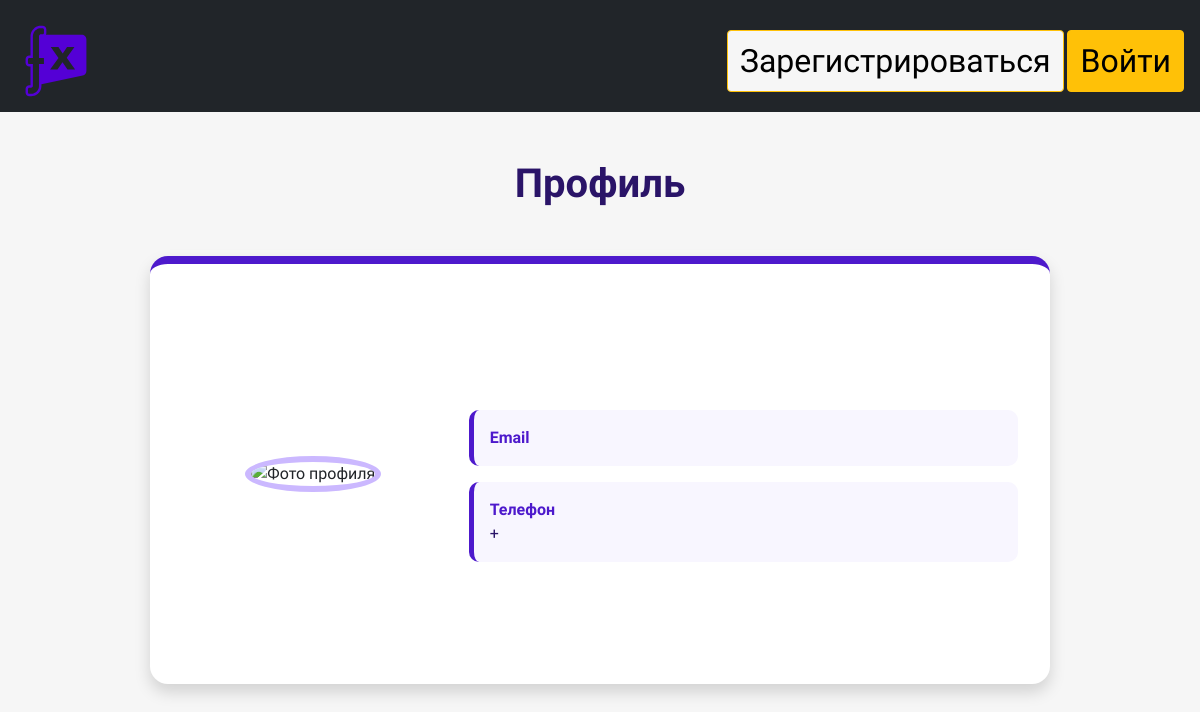
/profile/10, run on an earlier commit of the app's database.
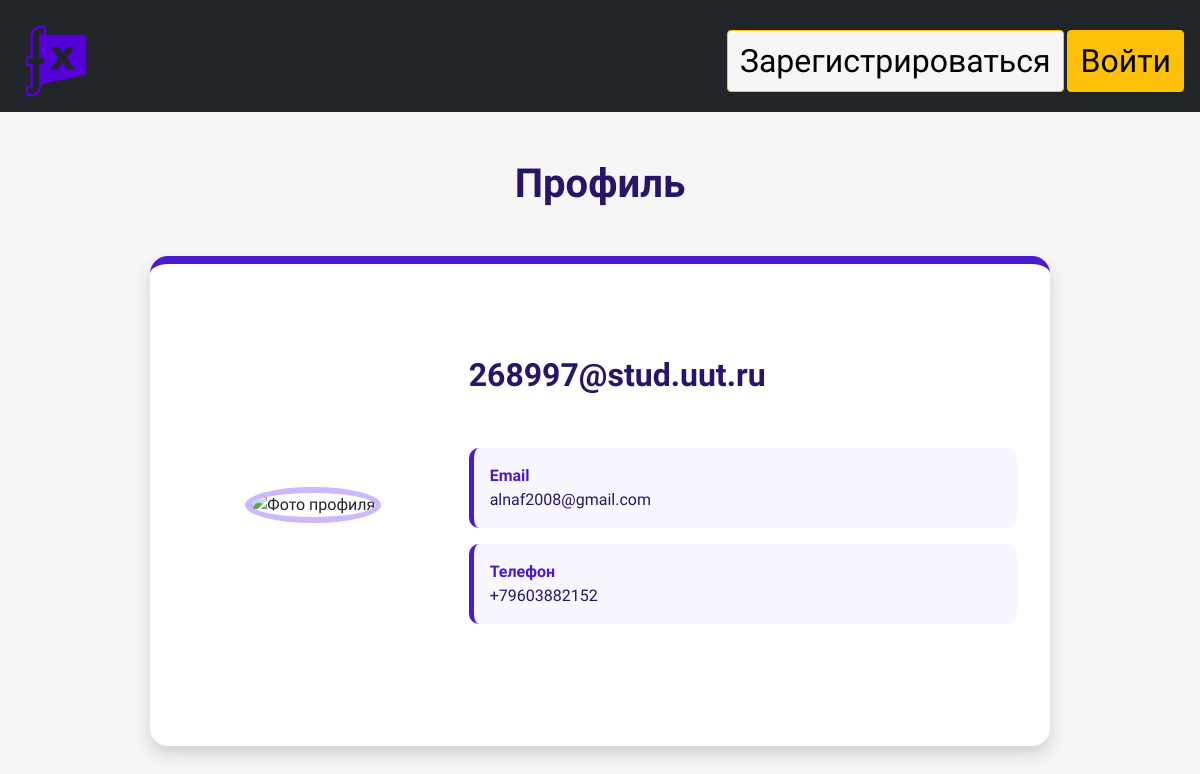
And on a later commit of the database.
### data/user.py (models this page shows, shortened)
class Users(SqlAlchemyBase, UserMixin, SerializerMixin):  # модель для работы с таблицей users
    __tablename__ = 'users'
    id = sqlalchemy.Column(sqlalchemy.Integer,
                           primary_key=True, autoincrement=True)
    login = sqlalchemy.Column(sqlalchemy.String, nullable=True, unique=True)
    email = sqlalchemy.Column(sqlalchemy.String,
                              index=True, unique=True, nullable=True)
    photo = sqlalchemy.Column(sqlalchemy.String, nullable=True)
    phone_number = sqlalchemy.Column(sqlalchemy.String, nullable=True)
    hashed_password = sqlalchemy.Column(sqlalchemy.String, nullable=True)
    created_date = sqlalchemy.Column(sqlalchemy.DateTime,
                                     default=datetime.datetime.now)

### main.py (the view)
@app.route('/profile/<int:id>')  # обработчик профиля пользователя
def profile(id):
    session = db_session.create_session()
    user = session.query(Users).filter(Users.id == id).first()
    photo = session.query(Users).all()
    return render_template('profile.html', title='Профиль', user=user, photos=photo,
                           css1=url_for('static', filename='css/style_profile.css'))

### data/db_session.py (called while the page is built)
def create_session() -> Session:
    global __factory
    return __factory()

### templates/profile.html (shortened to what this page needs)
{% extends "base.html" %}
{% block styles %}
<link rel="stylesheet"
      href="{{ url_for('static', filename='css/style_profile.css') }}">
{% endblock %}
{% block content %}
<div class="container py-5">
    <h1 class="text-center profile-title mb-5">
        Профиль
    </h1>
    <div class="profile-card mx-auto shadow">
        <div class="row align-items-center g-4">
            <div class="col-md-4 text-center">
                <img
                    class="profile-image"
                    src="/{{ user.photo }}"
                    alt="Фото профиля">
            </div>
            <div class="col-md-8">
                <h2 class="username">
                    {{ user.login }}
                </h2>
                <div class="profile-info mt-4">
                    <div class="info-item">
                        <strong>Email</strong><br>
                        {{ user.email }}
                    </div>
                    <div class="info-item">
                        <strong>Телефон</strong><br>
                        +{{ user.phone_number }}
                    </div>
                </div>
            </div>
        </div>
    </div>
</div>
{% endblock %}

### templates/base.html (shortened to what this page needs)
<!doctype html>
<html lang="ru">
<head>
    <link href="https://cdn.jsdelivr.net/npm/bootstrap@5.0.2/dist/css/bootstrap.min.css" rel="stylesheet"
>
    <link rel="stylesheet" href="{{url_for('static', filename='css/style.css')}}">
    {% block styles %}{% endblock %}
</head>
<body>
<header>
     <nav class="navbar navbar-light bg-dark">
         <a class="navbar-dark" href="/"><img class='navbar_logo' src="{{ url_for('static', filename='img/iimrt.svg') }}" alt='ИИМРТ'></a>
        <div>
            {% if current_user.is_authenticated %}
            <a class="btn btn-warning authenticate" href="/logout">Выход</a>
            <a class="navbar-brand authenticate"  href="/profile/{{current_user.id}}" id="profile_name">{{current_user.login}}</a>
            {% else %}
                <a class="btn btn-warning authenticate profile-link" href="/register">Зарегистрироваться</a>
                <a class="btn btn-warning authenticate" href="/login">Войти</a>
            {% endif %}
        </div>
    </nav>
</header>
<main role="main" class="container">
    {% block content %}{% endblock %}
</main>
</body>
</html>

### static/css/style.css (style rules this page uses)
* { box-sizing: border-box; }
:root { --back-color: #f6f6f6; }
body { margin: 0; background-color: #F6F6F6; font-family: 'Golos Text', sans-serif; }
div { padding: 30px 0 }
.navbar { height: 7rem; padding: 0 1rem; }
.navbar_logo { width: auto; height: 5rem; }
.authenticate { font-size: 2rem; }
.profile-link { background-color: var(--back-color); }

### static/css/style_profile.css (style rules this page uses)
.profile-title { color:#2A1468; font-weight:700; }
.profile-card { max-width:900px; background:white; border-radius:18px; border-top:8px solid #4D19CC; padding:2rem; }
.profile-image { width:220px; height:220px; object-fit:cover; border-radius:50%; border:6px solid #CBB8FF; background:white; }
.username { color:#2A1468; font-weight:700; }
.profile-info { display:flex; flex-direction:column; gap:1rem; }
.info-item { background:#F8F6FF; border-left:5px solid #4D19CC; border-radius:10px; padding:1rem; color:#2A1468; }
.info-item strong { color:#4D19CC; }

What changed in the data, as far as the page shows it:
added Users: login "268997@stud.uut.ru", email "alnaf2008@gmail.com", phone_number "79603882152"
